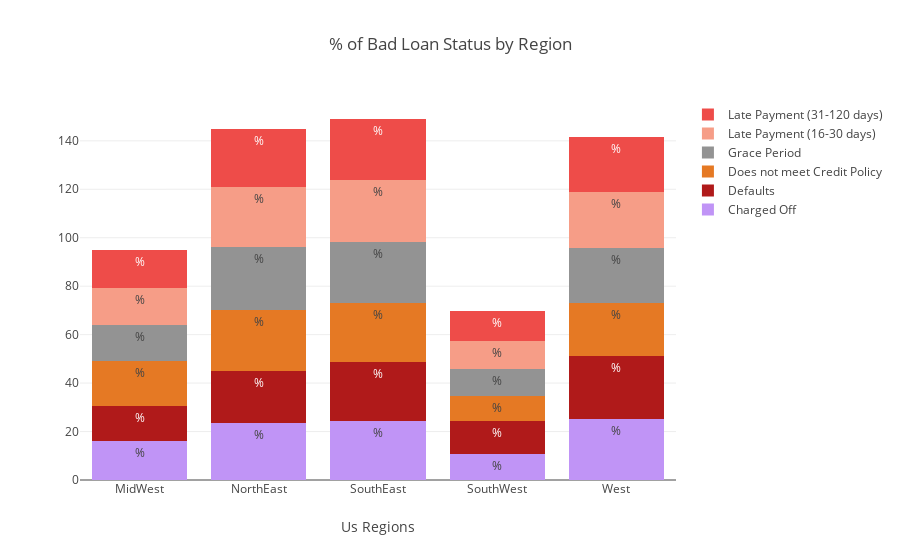

Source (notebook cell):
### Markdown cell above
## plotly bar图

### Code cell
charged = go.Bar(
    x=['MidWest', 'NorthEast', 'SouthEast', 'SouthWest', 'West'],
    y= charged_off,
    name='Charged Off',
    marker=dict(
        color='rgb(192, 148, 246)'
    ),
    text = '%'
)
defaults = go.Bar(
    x=['MidWest', 'NorthEast', 'SouthEast', 'SouthWest', 'West'],
    y=default,
    name='Defaults',
    marker=dict(
        color='rgb(176, 26, 26)'
    ),
    text = '%'
)

credit_policy = go.Bar(
    x=['MidWest', 'NorthEast', 'SouthEast', 'SouthWest', 'West'],
    y= not_meet_credit,
    name='Does not meet Credit Policy',
    marker = dict(
        color='rgb(229, 121, 36)'
    ),
    text = '%'
)
grace = go.Bar(
    x=['MidWest', 'NorthEast', 'SouthEast', 'SouthWest', 'West'],
    y= grace_period,
    name='Grace Period',
    marker = dict(
        color='rgb(147, 147, 147)'
    ),
    text = '%'
)

short_pays = go.Bar(
    x=['MidWest', 'NorthEast', 'SouthEast', 'SouthWest', 'West'],
    y= short_pay,
    name='Late Payment (16-30 days)', 
    marker = dict(
        color='rgb(246, 157, 135)'
    ),
    text = '%'
)
long_pays = go.Bar(
    x=['MidWest', 'NorthEast', 'SouthEast', 'SouthWest', 'West'],
    y= long_pay,
    name='Late Payment (31-120 days)',
    marker = dict(
        color = 'rgb(238, 76, 73)'
        ),
    text = '%'
)

data = [charged,defaults,credit_policy,grace,short_pays,long_pays]
layout = go.Layout(
    barmode='stack',
    title='% of Bad Loan Status by Region',
    xaxis = dict(title = 'Us Regions')
)
fig = go.Figure(data=data,layout=layout)
iplot(fig,filename = 'stacked-bar')

### Figure 1 — Plotly figure (JSON) as saved in the notebook; plotly's stock layout.template omitted (floating-point values rounded to 4 significant figures)
{"data": [{"marker": {"color": "rgb(192, 148, 246)"}, "name": "Charged Off", "text": "%", "type": "bar", "uid": "d2273347-5c39-4db9-b5cb-d0e088c5c8e1", "x": ["MidWest", "NorthEast", "SouthEast", "SouthWest", "West"], "y": [16.27, 23.58, 24.52, 10.55, 25.08]}, {"marker": {"color": "rgb(176, 26, 26)"}, "name": "Defaults", "text": "%", "type": "bar", "uid": "c3764149-f3a3-4c4e-92ed-aa22ca984b97", "x": ["MidWest", "NorthEast", "SouthEast", "SouthWest", "West"], "y": [14.36, 21.58, 24.36, 13.62, 26.09]}, {"marker": {"color": "rgb(229, 121, 36)"}, "name": "Does not meet Credit Policy", "text": "%", "type": "bar", "uid": "088ee348-dff9-4003-aa72-0029a01ebd2b", "x": ["MidWest", "NorthEast", "SouthEast", "SouthWest", "West"], "y": [18.66, 24.97, 24.18, 10.38, 21.81]}, {"marker": {"color": "rgb(147, 147, 147)"}, "name": "Grace Period", "text": "%", "type": "bar", "uid": "2475d9a7-2770-4579-950d-35c539caa2ed", "x": ["MidWest", "NorthEast", "SouthEast", "SouthWest", "West"], "y": [14.81, 25.99, 25.25, 11.32, 22.63]}, {"marker": {"color": "rgb(246, 157, 135)"}, "name": "Late Payment (16-30 days)", "text": "%", "type": "bar", "uid": "0c0cd806-f30b-4311-b7e5-844e837b02f8", "x": ["MidWest", "NorthEast", "SouthEast", "SouthWest", "West"], "y": [15.02, 24.82, 25.46, 11.58, 23.12]}, {"marker": {"color": "rgb(238, 76, 73)"}, "name": "Late Payment (31-120 days)", "text": "%", "type": "bar", "uid": "83fdcaf3-9d1d-4fae-96c5-17a04cb3c388", "x": ["MidWest", "NorthEast", "SouthEast", "SouthWest", "West"], "y": [15.7, 24.15, 25.24, 12.14, 22.78]}], "layout": {"barmode": "stack", "title": {"text": "% of Bad Loan Status by Region"}, "xaxis": {"title": {"text": "Us Regions"}}}}
